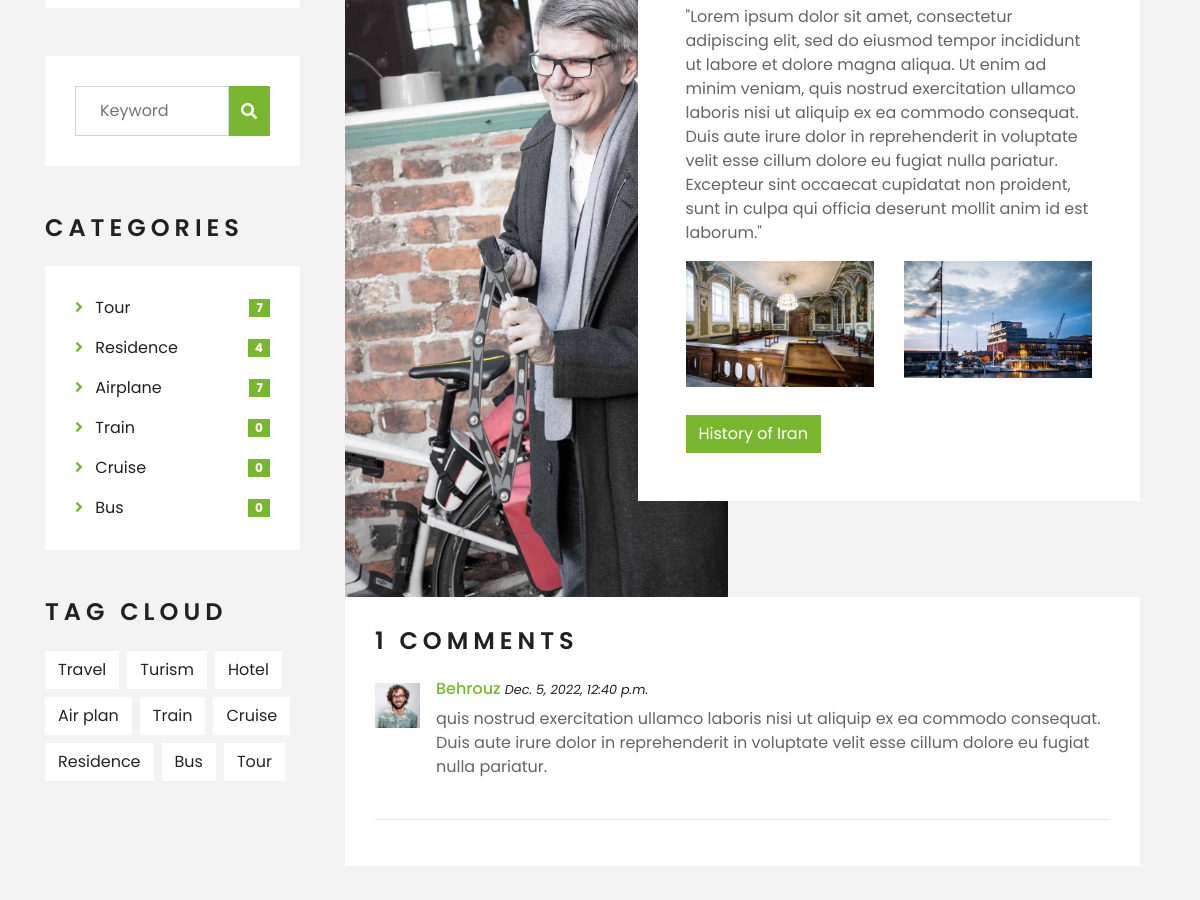
Page /Blog/blogdetail/8/ (middle part) on the earlier database version.
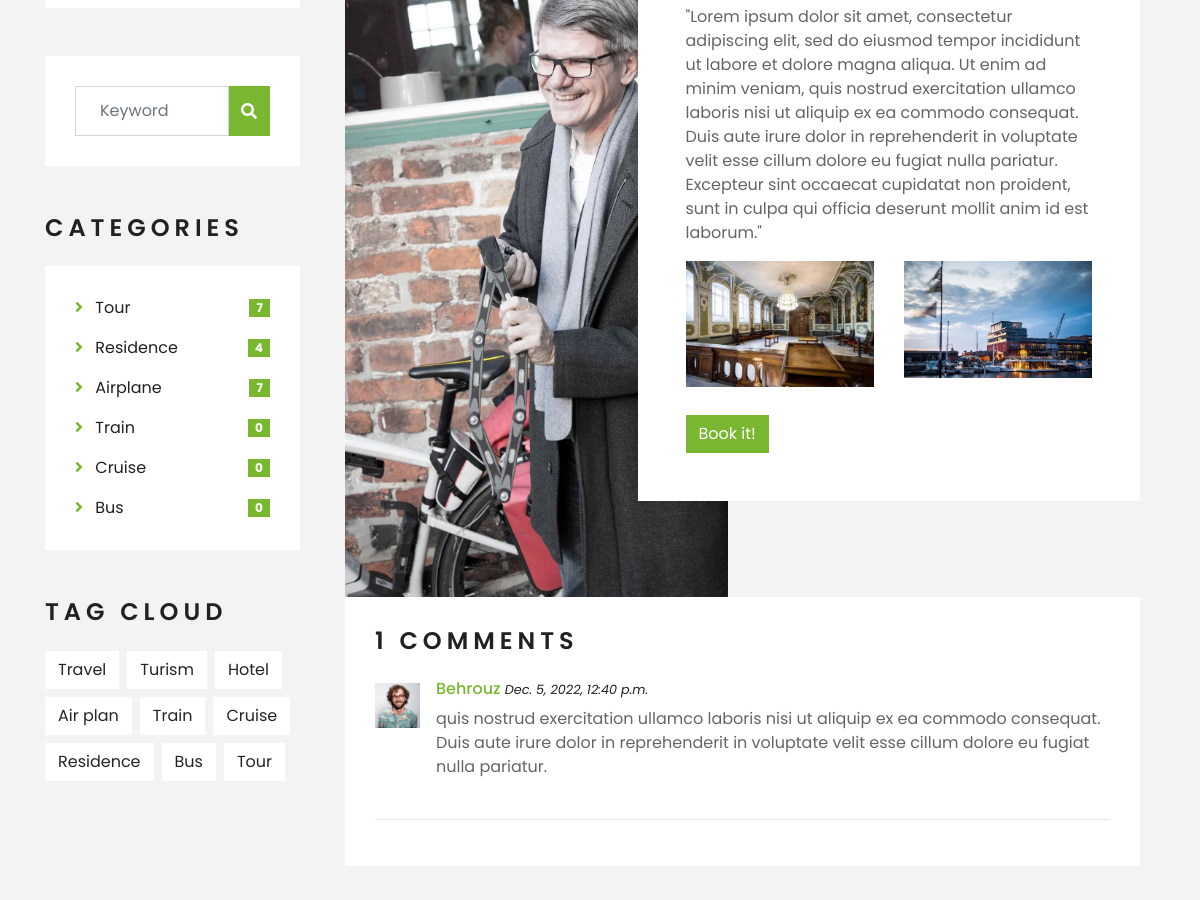
Same page on the later database version.
### Blog/models.py (models this page shows, shortened)
class ArticleLink(models.Model):
    title = models.CharField(max_length=50, default="0")
    link = models.CharField(max_length=150)
    article = models.ForeignKey(Article, on_delete=models.CASCADE)
    linkOrder = models.PositiveIntegerField()

### Blog/views.py (the view)
# urls.py: path('blogdetail/<int:articleid>/', views.blogdetail, name='blogdetail'),
def blogdetail(request, articleid):
    class counter():
        tour = Tour.objects.all().count()
        airplane = Transport.objects.filter(beginning__type='Pl').count()
        train = Transport.objects.filter(beginning__type='Tr').count()
        bus = Transport.objects.filter(beginning__type='BU').count()
        cruise = Transport.objects.filter(beginning__type='Cr').count()
        residence = Residence.objects.all().count()
    class MyArticle:
        def __init__(self, selectarticle):
            self.id = selectarticle.id
            self.parts = ArticlePart.objects.filter(article_id=selectarticle.id).order_by('partOrder')
            self.images = ArticleImg.objects.filter(article_id=selectarticle.id).order_by('imgOrder')
            self.links = ArticleLink.objects.filter(article_id=selectarticle.id).order_by('linkOrder')
            self.title = selectarticle.title
            self.frame = selectarticle.frame.htmlFileName
            self.create = selectarticle.create
            self.month = (datetime.datetime.strptime(str(self.create.month), "%m")).strftime("%b")
            self.update = selectarticle.update
            self.author = selectarticle.author
            self.status = selectarticle.status
    myarticle = MyArticle(Article.objects.get(id=articleid))
    comments = Comment.objects.filter(article_id=articleid, active=True)
    context = {
        'counter':counter,
        'myarticle' : myarticle,
        'comments':comments,
    }
    return (render(request,'Blog/blogdetail.html',context))

### Blog/templates/Blog/blogdetail.html (shortened to what the changed rows need)
{% extends '_base.html' %}
{% load static %}
{% load djmoney %}
{% block static%}
    <link href="{% static 'lib/owlcarousel/assets/owl.carousel.min.css' %}" rel="stylesheet">
    <link href="{% static 'lib/tempusdominus/css/tempusdominus-bootstrap-4.min.css' %}" rel="stylesheet" />
    <link href="{% static 'css/style.css' %}" rel="stylesheet">
    <link href="{% static 'css/newstyle.css' %}" rel="stylesheet">
{%endblock%}
{% block body %}
    <div class="container-fluid py-5">
        <div class="container py-5">
            <div class="row">
                <div class="col-lg-9">
                        <div class="col-lg-12">
                            {% include myarticle.frame %}
                        </div>
                </div>
            </div>
        </div>
    </div>
    {% endblock %}

### templates/blogFrame1.html (shortened to what this page needs)
{% load static %}
        <div class="row">
            <div class="col-lg-6" style="min-height: 500px;">
                <div class="position-relative h-100">
                    <img class="position-absolute w-100 h-100" src="{{ myarticle.images.0.image.url }}" alt="{{ myarticle.title }}" style="object-fit: cover;">
                </div>
            </div>
            <div class="col-lg-6 pt-5 pb-lg-5">
                <div class="about-text bg-white p-4 p-lg-5 my-lg-5">
                    <p>{{ myarticle.parts.0.text }}</p>
                    <div class="row mb-4">
                        <div class="col-6">
                            <img class="img-fluid" src="{{ myarticle.images.1.image.url }}" alt="{{ myarticle.images.1.title }}">
                        </div>
                        <div class="col-6">
                            <img class="img-fluid" src="{{ myarticle.images.2.image.url }}" alt="{ myarticle.images.2.title }}">
                        </div>
                    </div>
                    <a href="{{ myarticle.links.0.link }}" class="btn btn-primary mt-1">{{ myarticle.links.0.title }}</a>
                </div>
            </div>
        </div>

Differences in the rows shown:
changed ArticleLink: links.0 "History of Iran" → "Book it!"
